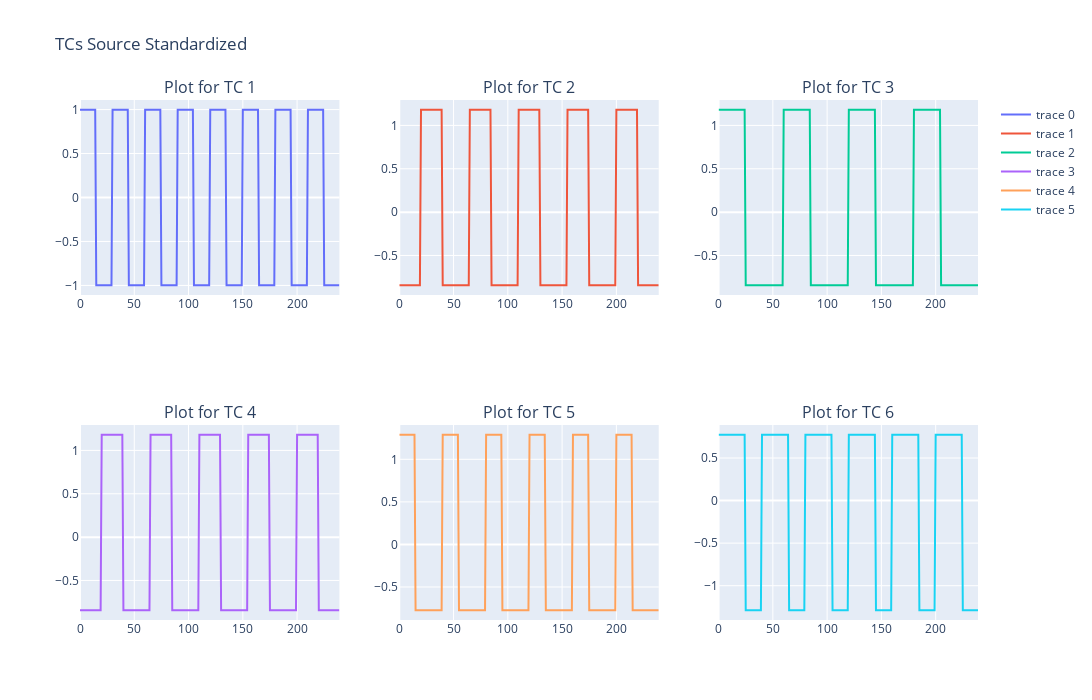

Here is the notebook cell this chart was saved with:
### Markdown cell above
#### Building TC Subplot

### Code cell
fig = make_subplots(rows=2, cols=3,
                    subplot_titles=["Plot for TC "+str(i+1) for i in range(6)])
iterables = [[1, 2], [1, 2, 3]]

for row, col in itertools.product(*iterables):
    n_col = normalize_column(TC, row*col-1)
    fig.add_trace(
        go.Scatter(
            x=TC.index,
            y=n_col
        ),
        row=row, col=col    
    )
fig.update_layout(height=700, width=1200, title_text="TCs Source Standardized")
fig.show()

### Figure 1 — Plotly figure (JSON) as saved in the notebook; plotly's stock layout.template omitted (floating-point values rounded to 4 significant figures; data arrays with more than 128 entries replaced by an {"elided": "..."} marker saying what was removed)
{"data": [{"type": "scatter", "x": {"elided": "240 int values"}, "xaxis": "x", "y": {"elided": "240 float values"}, "yaxis": "y"}, {"type": "scatter", "x": {"elided": "240 int values"}, "xaxis": "x2", "y": {"elided": "240 float values"}, "yaxis": "y2"}, {"type": "scatter", "x": {"elided": "240 int values"}, "xaxis": "x3", "y": {"elided": "240 float values"}, "yaxis": "y3"}, {"type": "scatter", "x": {"elided": "240 int values"}, "xaxis": "x4", "y": {"elided": "240 float values"}, "yaxis": "y4"}, {"type": "scatter", "x": {"elided": "240 int values"}, "xaxis": "x5", "y": {"elided": "240 float values"}, "yaxis": "y5"}, {"type": "scatter", "x": {"elided": "240 int values"}, "xaxis": "x6", "y": {"elided": "240 float values"}, "yaxis": "y6"}], "layout": {"annotations": [{"font": {"size": 16}, "showarrow": false, "text": "Plot for TC 1", "x": 0.1444, "xanchor": "center", "xref": "paper", "y": 1, "yanchor": "bottom", "yref": "paper"}, {"font": {"size": 16}, "showarrow": false, "text": "Plot for TC 2", "x": 0.5, "xanchor": "center", "xref": "paper", "y": 1, "yanchor": "bottom", "yref": "paper"}, {"font": {"size": 16}, "showarrow": false, "text": "Plot for TC 3", "x": 0.8556, "xanchor": "center", "xref": "paper", "y": 1, "yanchor": "bottom", "yref": "paper"}, {"font": {"size": 16}, "showarrow": false, "text": "Plot for TC 4", "x": 0.1444, "xanchor": "center", "xref": "paper", "y": 0.375, "yanchor": "bottom", "yref": "paper"}, {"font": {"size": 16}, "showarrow": false, "text": "Plot for TC 5", "x": 0.5, "xanchor": "center", "xref": "paper", "y": 0.375, "yanchor": "bottom", "yref": "paper"}, {"font": {"size": 16}, "showarrow": false, "text": "Plot for TC 6", "x": 0.8556, "xanchor": "center", "xref": "paper", "y": 0.375, "yanchor": "bottom", "yref": "paper"}], "height": 700, "title": {"text": "TCs Source Standardized"}, "width": 1200, "xaxis": {"anchor": "y", "domain": [0, 0.2889]}, "xaxis2": {"anchor": "y2", "domain": [0.3556, 0.6444]}, "xaxis3": {"anchor": "y3", "domain": [0.7111, 1]}, "xaxis4": {"anchor": "y4", "domain": [0, 0.2889]}, "xaxis5": {"anchor": "y5", "domain": [0.3556, 0.6444]}, "xaxis6": {"anchor": "y6", "domain": [0.7111, 1]}, "yaxis": {"anchor": "x", "domain": [0.625, 1]}, "yaxis2": {"anchor": "x2", "domain": [0.625, 1]}, "yaxis3": {"anchor": "x3", "domain": [0.625, 1]}, "yaxis4": {"anchor": "x4", "domain": [0, 0.375]}, "yaxis5": {"anchor": "x5", "domain": [0, 0.375]}, "yaxis6": {"anchor": "x6", "domain": [0, 0.375]}}}
